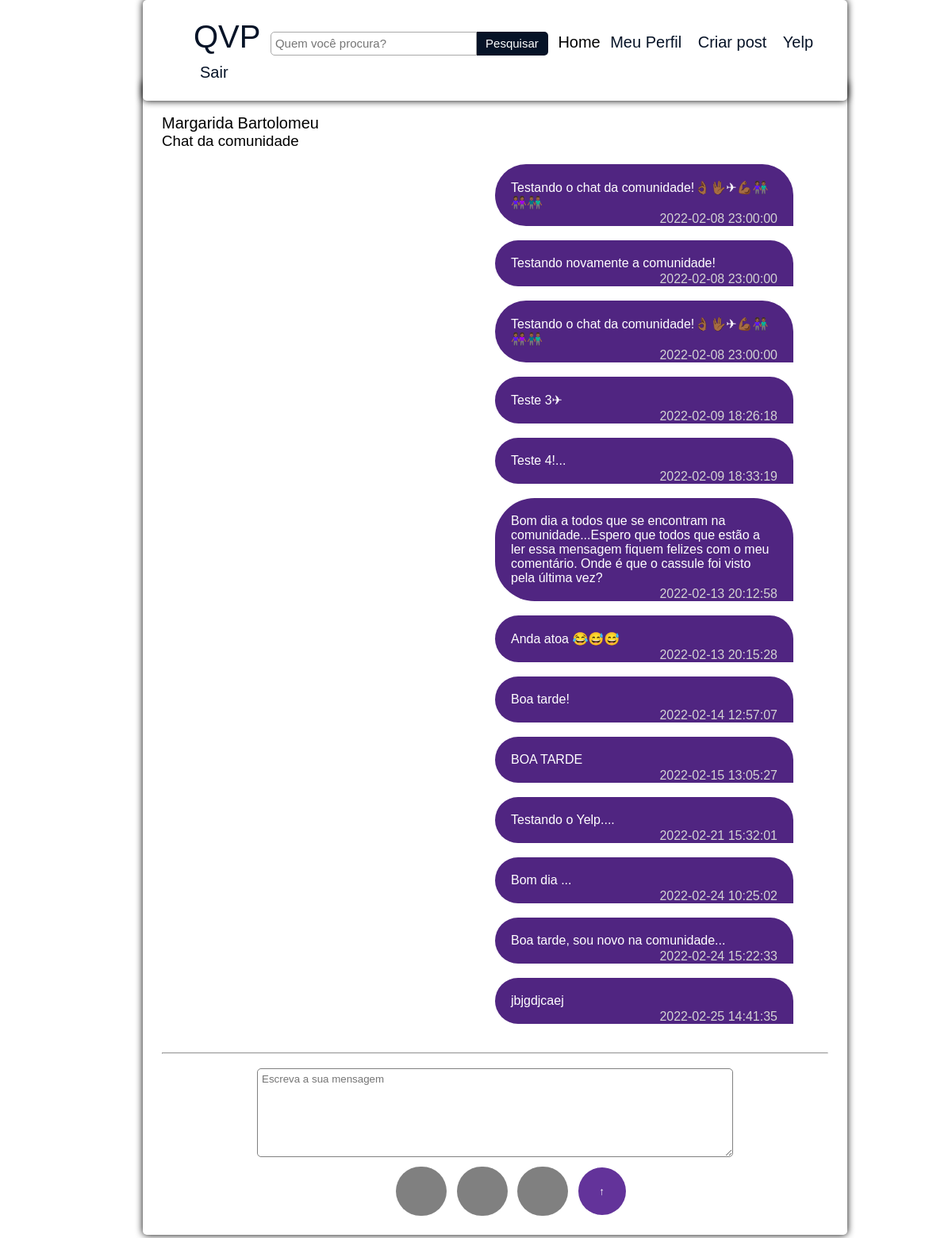
/yelp.php (signed in), run on the app's committed database.
### tables this page shows
CREATE TABLE `usuarios` (
  `id` int(11) NOT NULL,
  `nome` varchar(30) NOT NULL,
  `telefone` varchar(30) NOT NULL,
  `pais` varchar(20) NOT NULL,
  `pass` varchar(20) NOT NULL,
  `email` varchar(255) NOT NULL,
  `descricao` varchar(255) NOT NULL
);

CREATE TABLE `mensagem` (
  `idms` int(11) NOT NULL,
  `sms` varchar(255) DEFAULT NULL,
  `datasms` timestamp NOT NULL DEFAULT current_timestamp()
);

### yelp.php (the view, shortened to what this page needs)
<?php
require_once 'conexao_bd.php';
$id = $_SESSION['id_usuario'];
$sql = "SELECT * FROM usuarios WHERE id = '$id'";
$sms = "SELECT * FROM mensagem";
$resultadosms = mysqli_query($connect, $sms);
$resultado = mysqli_query($connect, $sql);
$dados = mysqli_fetch_array($resultado);
?>
<!DOCTYPE html>
<html lang="pt-ao">
<head>
    <link rel="stylesheet" href="css/estilohome.css"/>
    <link rel="stylesheet" href="css/estilomenu.css"/>
    <link rel="stylesheet" href="css/yelp.css"/>
</head>
<body>
<div class="menuclass">
                <nav class="menu">
                    <ul>
                        <li><div class="logomenu">
                            <h3>QVP</h3>
                        </div></li>
                        <li><form method="get" class="formpesq" action="pesquisa.php">
                            <input type="search" placeholder="Quem você procura?" name="filtro" class="inputpesquisar" required><input type="submit" value="Pesquisar" class="btnpesquisar">
                        </form></li>
                        <li><a href="home.php" class="active">Home</a></li>
                        <li><a href="perfil.php">Meu Perfil</a></li>
                        <li><a href="post.php"><li>Criar post</a></li>
                        <li><a href="yelp.php"><li>Yelp</a></li>
                        <li><a href="logout.php"><li>Sair</a></li>
                    </ul>
                </nav>
            </div>
        <br>
            <div class="corpoyelp">
                <br>
                <li><p><?php echo $dados['nome'];?></p></li>
    <br>
            <h3 class="titutocorpo">Chat da comunidade</h3>
            <br>
            <div class="innermensagens">
                <?php
                    while($exibirsms = mysqli_fetch_array($resultadosms)){
                        $sms = $exibirsms[1];
                        $datams = $exibirsms[2];
                        print "<div class='mensagens'>";
                            print "<span>";print "<span>";
                            print "<span>";print "$sms";print "</span>";
                            print "<br>";
                            print "<span style='float:right; color: lightgray; margin-top: 2px;'>";print "$datams";print "<span>";
                        print "</div>";
                        print "<br>";
                    }
                ?>
            </div>
            <br>
            <hr>
            <br>
            <div class="innersendmensagens">
                <form method="POST" action="processaryelp.php">
                    <textarea class="textomensagem" placeholder="Escreva a sua mensagem" name="textomensagem"></textarea>
                    <ul>
                        <li><input type="" value="" class="btnlike" name="btnlike"></li>
                        <li><input type="" value="" class="btnimg" name="btnimg"></li>
                        <li><input type="" value="" class="btnhearth" name="btnhearth"></li>
                        <input type="submit" value="&UpArrow;" class="btnsend" name="btnsend">
                    </ul>
                </form>
            </div>
        </div>
    </body>
</html>

### css/estilohome.css (style rules this page uses)
* { font-family: Arial, Helvetica, sans-serif; font-weight: 500; }
a { color: #fff; }
span { text-align: justify; }

### css/estilomenu.css (style rules this page uses)
* { font-family: Arial, Helvetica, sans-serif; margin:0; }
.menu { display: block; position: fixed; width: 70%; margin-left: 15%; box-shadow: 0px 0px 10px 0px #000; padding: 2%; border-radius: 5px; background-color: #fff; }
.menuclass { background-color: #fff; }
.logomenu h3 { color: #061327; font-size: 2em; width: 5%; margin-top: 0%; margin-bottom: -2%; }
li { list-style: none; display: inline-block; font-size: 20px; margin-right: 1%; }
.active { color:black; }
a { color: #061327; width: 50px; text-decoration: none; }
.inputpesquisar { width: 260px; height: 30px; margin-bottom: 10px; cursor: pointer; font-size: 15px; color: #745fed; display: inline-block; border: 1px solid darkgray; border-bottom-left-radius: 5px; border-top-left-radius: 5px; padding-left: 5px; color: #061327; }
.btnpesquisar { width: 90px; height: 30px; margin-bottom: 10px; margin-top: -10px; cursor: pointer; font-size: 15px; color: #745fed; display: inline-block; border: none; border-bottom-right-radius: 5px; border-top-right-radius: 5px; padding-left: 5px; color: #fff; background-color: #061327; }

### css/yelp.css (style rules this page uses)
.corpoyelp { margin-top: 7%; width: 70%; margin-left: 15%; box-shadow: 0px 0px 10px 0px #000; padding: 2%; margin-bottom: 90px; border-radius: 5px; }
.innersendmensagens { text-align: center; }
.textomensagem { width: 70%; height: 100px; padding: 5px; border-radius: 5px; border: 1px solid gray; margin-bottom: 1%; }
.btnlike, .btnimg, .btnhearth { background-color: gray; cursor:pointer; border: none; width: 60px; height: 60px; border-radius: 100px; color: gray; }
.btnsend { background-color: #63339A; color: #fff; cursor: pointer; border: none; width: 60px; height: 60px; border-radius: 100px; }
.btnlike, .btnimg, .btnhearth { margin-right: 60%; }
.mensagens { background-color: #502581; width: 40%; color: #fff; padding: 20px; border-bottom-left-radius: 50px; border-top-left-radius: 50px; border-top-right-radius: 50px; margin-left: 50%; }

### data on the page
usuarios: nome "Margarida Bartolomeu"
mensagem: sms "Testando o chat da comunidade!👌🏾🖖🏾✈💪🏾👫🏾👭🏾👬🏾", datasms "2022-02-08 23:00:00"
mensagem: sms "Testando novamente a comunidade!", datasms "2022-02-08 23:00:00"
mensagem: sms "Testando o chat da comunidade!👌🏾🖖🏾✈💪🏾👫🏾👭🏾👬🏾", datasms "2022-02-08 23:00:00"
mensagem: sms "Teste 3✈", datasms "2022-02-09 18:26:18"
mensagem: sms "Teste 4!...", datasms "2022-02-09 18:33:19"
mensagem: sms "Bom dia a todos que se encontram na comunidade...Espero que todos que estão a ler essa mensagem fiquem felizes com o meu comentário. Onde é que o cassule foi visto pela última vez?", datasms "2022-02-13 20:12:58"
mensagem: sms "Anda atoa 😂😅😅", datasms "2022-02-13 20:15:28"
mensagem: sms "Boa tarde!", datasms "2022-02-14 12:57:07"
mensagem: sms "BOA TARDE", datasms "2022-02-15 13:05:27"
mensagem: sms "Testando o Yelp....", datasms "2022-02-21 15:32:01"
mensagem: sms "Bom dia ...", datasms "2022-02-24 10:25:02"
mensagem: sms "Boa tarde, sou novo na comunidade...", datasms "2022-02-24 15:22:33"
mensagem: sms "jbjgdjcaej", datasms "2022-02-25 14:41:35"
